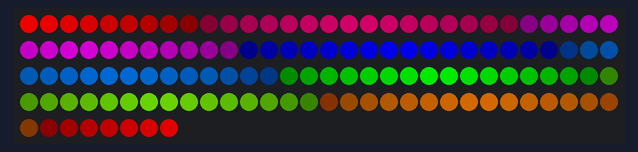
The sketch below on a simulated Arduino Uno, built with avr-gcc and run on an emulated ATmega328P. On the bench: 128 RGB LEDs in strip order, left to right, continuing on the next row. Dim RGB values are drawn brighter than linear; colours are those a GRB WS2812 strip shows for the declared byte order.

Above: at 0.16 s.
At 4.84 s:
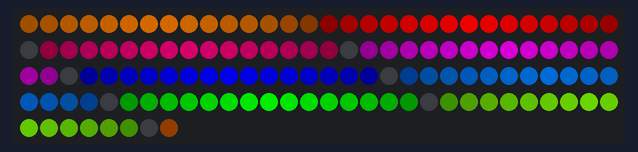
At 9.83 s:
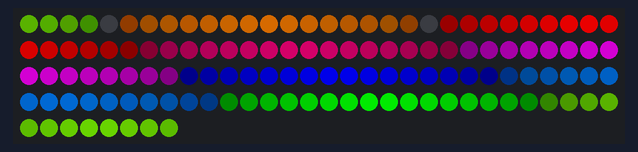
At 19.8 s:
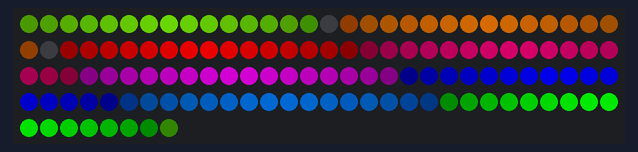
At 29.78 s:
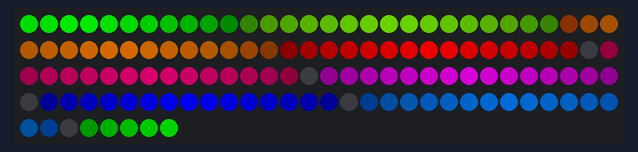
At 39.76 s:
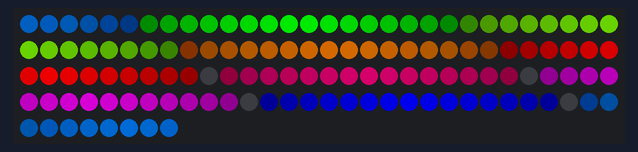

The sketch:

elephant_tusks.ino
```cpp
#include <FastLED.h>

#define PIN_LEDS 2

#define NUM_LEDS_TOTAL 128

CRGB leds[NUM_LEDS_TOTAL];
static const CRGBPalette16 palette = RainbowStripeColors_p;


void setup() {
  // Setup the LED strips
  FastLED.addLeds<WS2812B, PIN_LEDS, BRG>(leds, NUM_LEDS_TOTAL);
  FastLED.setBrightness(200);
}

void loop() {
  int32_t t = millis() / 10;
  for (int i = 0; i < NUM_LEDS_TOTAL; i++) {
    leds[i] = ColorFromPalette(palette, (i * 255 / NUM_LEDS_TOTAL + t) % 255, 255, LINEARBLEND);
  }
  FastLED.show();
}
```
